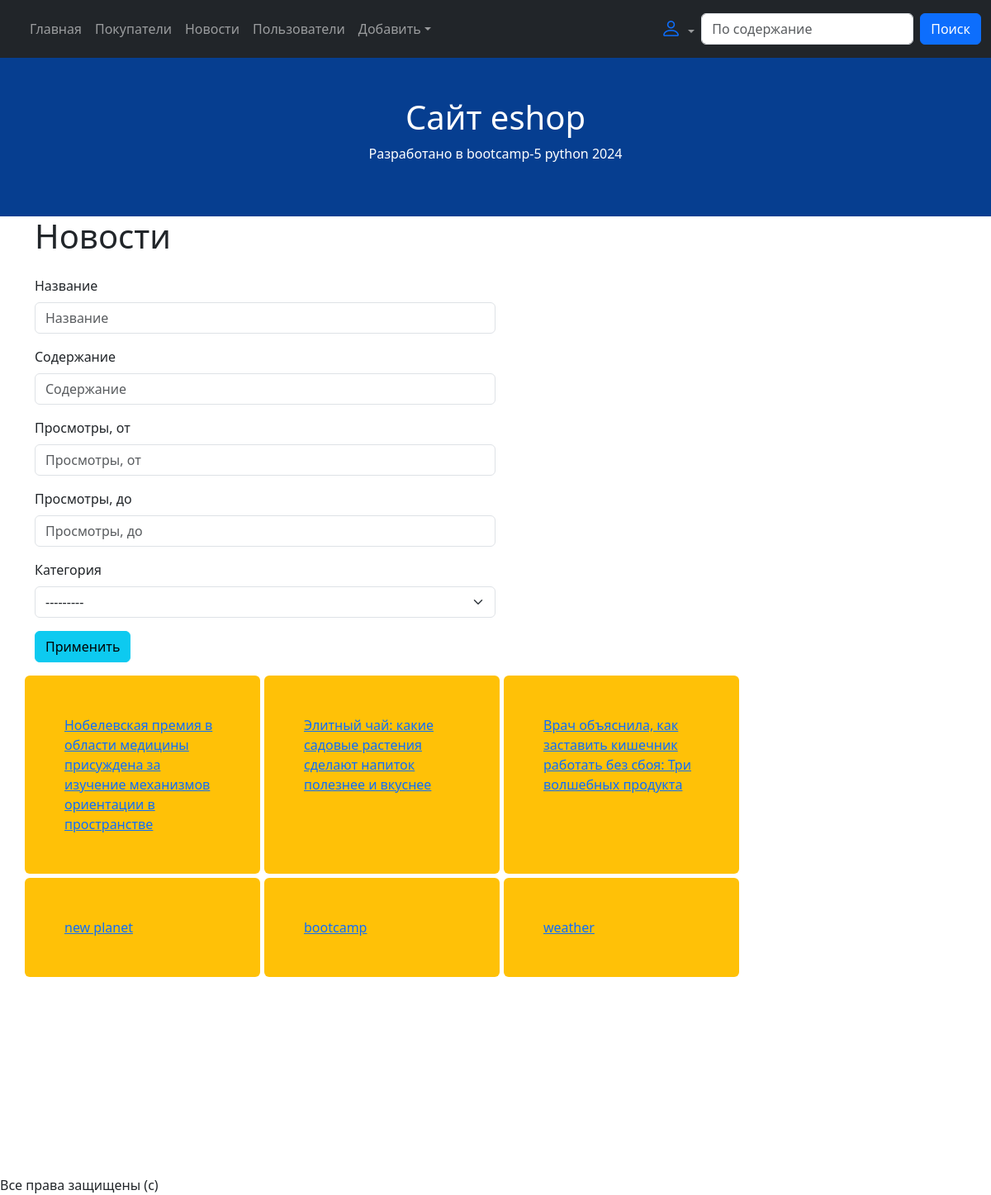
The app's page /news/ (signed in) with its own data.
### news/models.py (models this page shows, shortened)
class New(models.Model):
    title = models.CharField(max_length=1000)
    article = models.TextField()
    views = models.IntegerField(default=0)
    user_views = models.ManyToManyField(
        to=User,
        blank=True,
    )
    category = models.ForeignKey(
        to=NewsCategory,
        on_delete=models.SET_NULL,
        null=True, blank=True,
        verbose_name="Категория",
    )

### news/views/news_view.py (the view)
# urls.py: path('news/', news_view, name='news-list'),
def news_view(request):
    news_list = New.objects.all()
    filter_object = NewFilter(
        data=request.GET,
        queryset=news_list
    )
    context = {"filter_object": filter_object}
    return render(request, 'news.html', context)

### news/models.py (called while the page is built)
    def __str__(self):
        return self.name

### news/templates/news.html
{% extends 'base.html' %}
{% load django_bootstrap5 %}
{% block content %}
<h1>Новости</h1>
<p class="row">
    <form class="col-lg-6" method="get">
        {% bootstrap_form filter_object.form %}
        <button class="btn btn-info">Применить</button>
    </form>
</p>
<div class="row news-list">
    {% for obj in  filter_object.qs %}
        <div class="p-5 bg-warning rounded col-lg-3 col-md-5 col-sm-12">
            <a href="/new/{{ obj.id }}/">{{ obj.title }}</a>
        </div>
    {% endfor %}
</div>
{% endblock %}

### core/static/style.css (style rules this page uses)
.news-list { gap: 5px; }

### records on screen
New: title "Нобелевская премия в области медицины присуждена за изучение механизмов ориентации в пространстве"
New: title "Элитный чай: какие садовые растения сделают напиток полезнее и вкуснее"
New: title "Врач объяснила, как заставить кишечник работать без сбоя: Три волшебных продукта"
New: title "new planet"
New: title "bootcamp"
New: title "weather"
